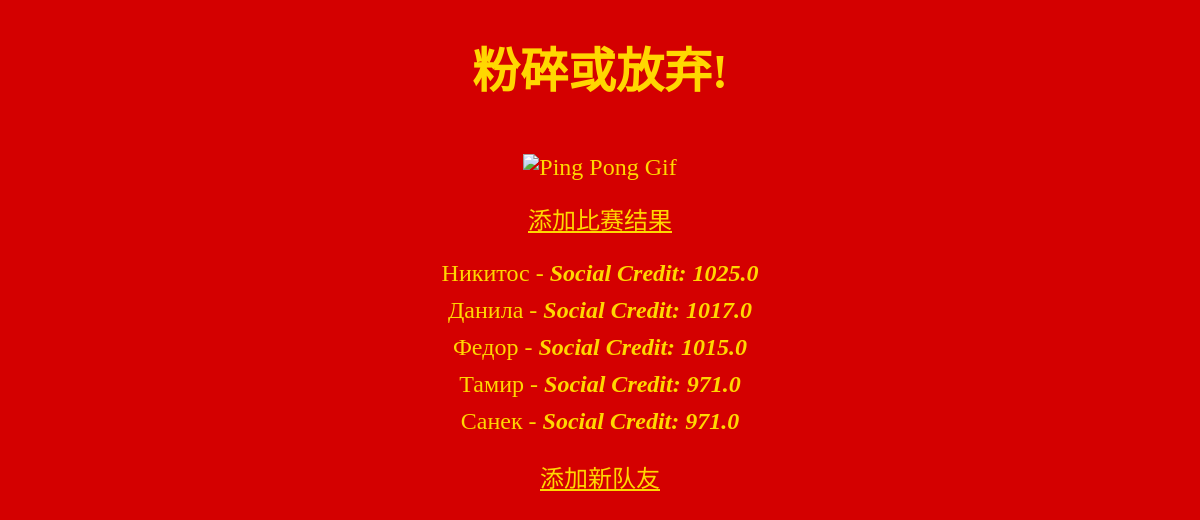
Before: / with the older database file.
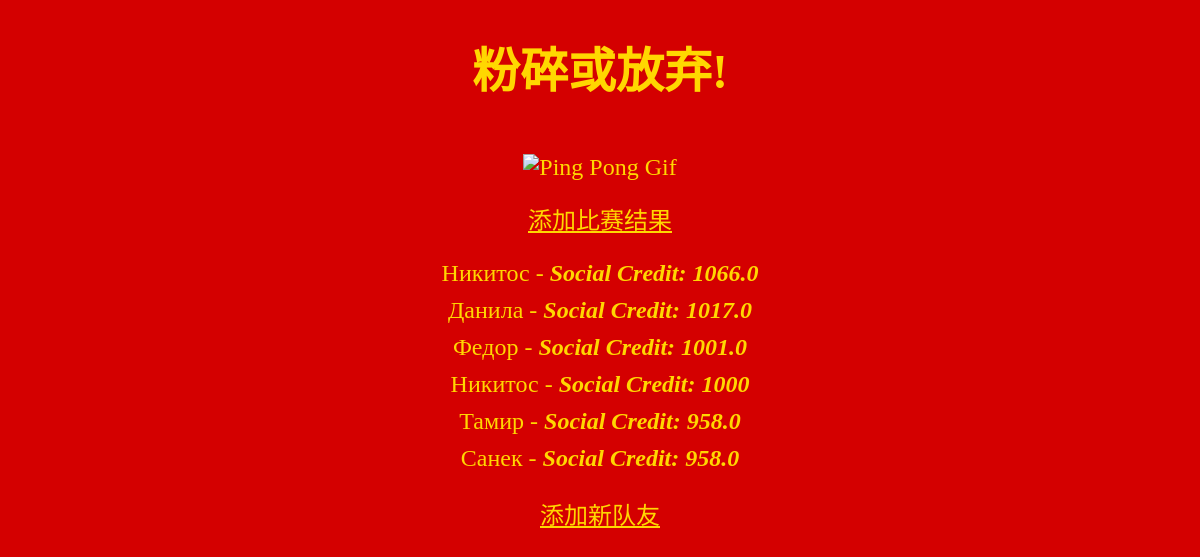
After: the same page with the newer database file.
### tables this page shows
CREATE TABLE players (
            id INTEGER PRIMARY KEY,
            name TEXT NOT NULL,
            rating INTEGER NOT NULL DEFAULT 1000
        );

### app.py (the view)
@app.route('/', methods=['GET', 'POST'])
def index():
    conn = get_db_connection()
    players = conn.execute('SELECT * FROM players ORDER BY rating DESC').fetchall()
    conn.close()
    return render_template('index.html', gif_url="https://media1.tenor.com/m/zhY9_LLI0xYAAAAd/forrest-gump-ping-pong.gif", players=players)

### app.py (called while the page is built)
def get_db_connection():
    conn = sqlite3.connect(DATABASE)
    conn.row_factory = sqlite3.Row
    return conn

### templates/index.html (shortened to what this page needs)
<!DOCTYPE html>
<html lang="en">
<head>
</head>
<body>
    <h1>粉碎或放弃!</h1>
    <div>
        <img src="{{ gif_url }}" alt="Ping Pong Gif">
    </div>
    <a href="{{ url_for('match') }}">添加比赛结果</a>
    <ul>
        {% for player in players %}
            <li>{{ player.name }} - <span class="social-credit">Social Credit: {{ player.rating | round }}</span></li>
        {% endfor %}
    </ul>
    <a href="{{ url_for('add_player') }}">添加新队友</a>
</body>
</html>

### templates/index.html (style rules this page uses)
body { background-color: #d40000; color: #ffd700; font-size: 24px; font-family: 'Times New Roman', serif; text-align: center; }
img { margin: 20px auto; width: 50%; }
a { color: #ffd700; }
ul { list-style-type: none; padding: 0; }
li { margin: 10px 0; }
.social-credit { font-weight: bold; font-style: italic; }

Changed rows visible on the page:
changed players (number 1 of 6 on the later page): rating "1025.0" → "1066.0"
changed players "Федор": rating "1015.0" → "1001.0"
added players: name "Никитос", rating "1000"
changed players "Тамир": rating "971.0" → "958.0"
changed players "Санек": rating "971.0" → "958.0"
